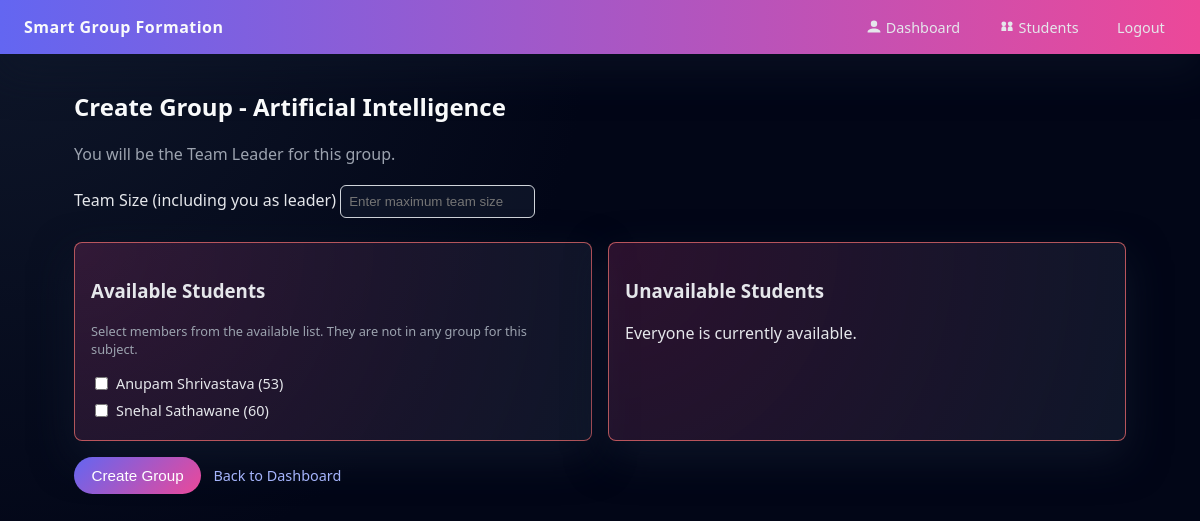
The app's page /subject/1/create_group (signed in) with its own data.
### app.py (models this page shows, shortened)
class Subject(db.Model):
    id = db.Column(db.Integer, primary_key=True)
    name = db.Column(db.String(120), unique=True, nullable=False)
    groups = db.relationship("ProjectGroup", backref="subject", lazy=True)

class User(db.Model):
    id = db.Column(db.Integer, primary_key=True)
    name = db.Column(db.String(120), nullable=False)
    roll_number = db.Column(db.String(50), nullable=False)
    email = db.Column(db.String(120), unique=True, nullable=False)
    password_hash = db.Column(db.String(255), nullable=False)

### app.py (the view, shortened to what this page needs)
@app.route("/subject/<int:subject_id>/create_group", methods=["GET", "POST"])
@login_required
def create_group(subject_id: int):
    user = get_current_user()
    subject = db.session.get(Subject, subject_id)
    if not subject:
        flash("Subject not found.", "danger")
        return redirect(url_for("dashboard"))
    existing_group = (
        ProjectGroup.query.join(GroupMember)
        .filter(
            ProjectGroup.subject_id == subject.id,
            GroupMember.user_id == user.id,
        )
        .first()
    )
    if existing_group:
        flash("You are already in a group for this subject.", "warning")
        return redirect(url_for("group_detail", group_id=existing_group.id))
    all_users = User.query.order_by(User.name).all()
    users_in_subject_groups = (
        db.session.query(User.id)
        .join(GroupMember, GroupMember.user_id == User.id)
        .join(ProjectGroup, ProjectGroup.id == GroupMember.group_id)
        .filter(ProjectGroup.subject_id == subject.id)
        .distinct()
        .all()
    )
    unavailable_ids = {row[0] for row in users_in_subject_groups}
    available_students = [u for u in all_users if u.id not in unavailable_ids]
    unavailable_students = [u for u in all_users if u.id in unavailable_ids]
    return render_template(
        "create_group.html",
        user=user,
        subject=subject,
        available_students=available_students,
        unavailable_students=unavailable_students,
    )

### app.py (called while the page is built)
def login_required(view_func):
    @wraps(view_func)
    def wrapped_view(*args, **kwargs):
        if "user_id" not in session:
            flash("Please log in to continue.", "warning")
            return redirect(url_for("login"))
        return view_func(*args, **kwargs)
    return wrapped_view

def get_current_user():
    user_id = session.get("user_id")
    if not user_id:
        return None
    return db.session.get(User, user_id)

### templates/create_group.html
{% extends "base.html" %}
{% block content %}
<section>
    <h2>Create Group - {{ subject.name }}</h2>
    <p class="subtitle">You will be the Team Leader for this group.</p>
    <form method="post" class="group-form">
        <label>Team Size (including you as leader)</label>
        <input type="number" name="team_size" min="1" required placeholder="Enter maximum team size">
        <div class="student-lists">
            <div class="student-list">
                <h3>Available Students</h3>
                {% if available_students %}
                    <p class="small-note">Select members from the available list. They are not in any group for this subject.</p>
                    <div class="student-checkboxes">
                        {% for s in available_students %}
                            <label class="checkbox-item">
                                <input type="checkbox" name="members" value="{{ s.id }}">
                                <span>{{ s.name }} ({{ s.roll_number }})</span>
                            </label>
                        {% endfor %}
                    </div>
                {% else %}
                    <p>No available students at the moment.</p>
                {% endif %}
            </div>
            <div class="student-list">
                <h3>Unavailable Students</h3>
                {% if unavailable_students %}
                    <p class="small-note">These students are already in a group for this subject.</p>
                    <ul>
                        {% for s in unavailable_students %}
                            <li>{{ s.name }} ({{ s.roll_number }})</li>
                        {% endfor %}
                    </ul>
                {% else %}
                    <p>Everyone is currently available.</p>
                {% endif %}
            </div>
        </div>
        <button type="submit" class="btn-primary">Create Group</button>
        <a href="{{ url_for('dashboard') }}" class="btn-link">Back to Dashboard</a>
    </form>
</section>
{% endblock %}

### static/css/style.css (style rules this page uses)
* { box-sizing: border-box; }
body { margin: 0; font-family: system-ui, -apple-system, BlinkMacSystemFont, "Segoe UI", sans-serif; background: radial-gradient(circle at top left, #0f172a 0, #020617 45%, #020617 100%); color: #e5e7eb; }
h2 { margin-top: 0; color: #f9fafb; }
.subtitle { color: #9ca3af; margin-bottom: 1.25rem; }
.btn-primary { display: inline-block; border: none; background: linear-gradient(135deg, #6366f1, #ec4899); color: #fff; padding: 0.6rem 1.1rem; border-radius: 999px; font-size: 0.95rem; cursor: pointer; margin-top: 1rem; }
.btn-link { color: #a5b4fc; text-decoration: none; font-size: 0.9rem; margin-left: 0.5rem; }
.group-form input[type="number"] { max-width: 200px; padding: 0.5rem; border: 1px solid #d1d5db; border-radius: 6px; background: rgba(15, 23, 42, 0.8); color: #e5e7eb; }
.student-lists { display: grid; grid-template-columns: repeat(auto-fit, minmax(260px, 1fr)); gap: 1rem; margin-top: 1.5rem; }
.student-list { background: radial-gradient(circle at top left, rgba(236, 72, 153, 0.18), rgba(15, 23, 42, 0.96)); border-radius: 8px; padding: 1rem; box-shadow: 0 16px 40px rgba(15, 23, 42, 0.85); border: 1px solid rgba(248, 113, 113, 0.7); }
.student-checkboxes { max-height: 260px; overflow-y: auto; margin-top: 0.5rem; }
.checkbox-item { display: flex; align-items: center; padding: 0.25rem 0; font-size: 0.9rem; }
.checkbox-item input { margin-right: 0.5rem; }
.small-note { font-size: 0.8rem; color: #9ca3af; }

### records on screen
Subject: name "Artificial Intelligence"
User: name "Anupam Shrivastava", roll_number "53"
User: name "Snehal Sathawane", roll_number "60"
